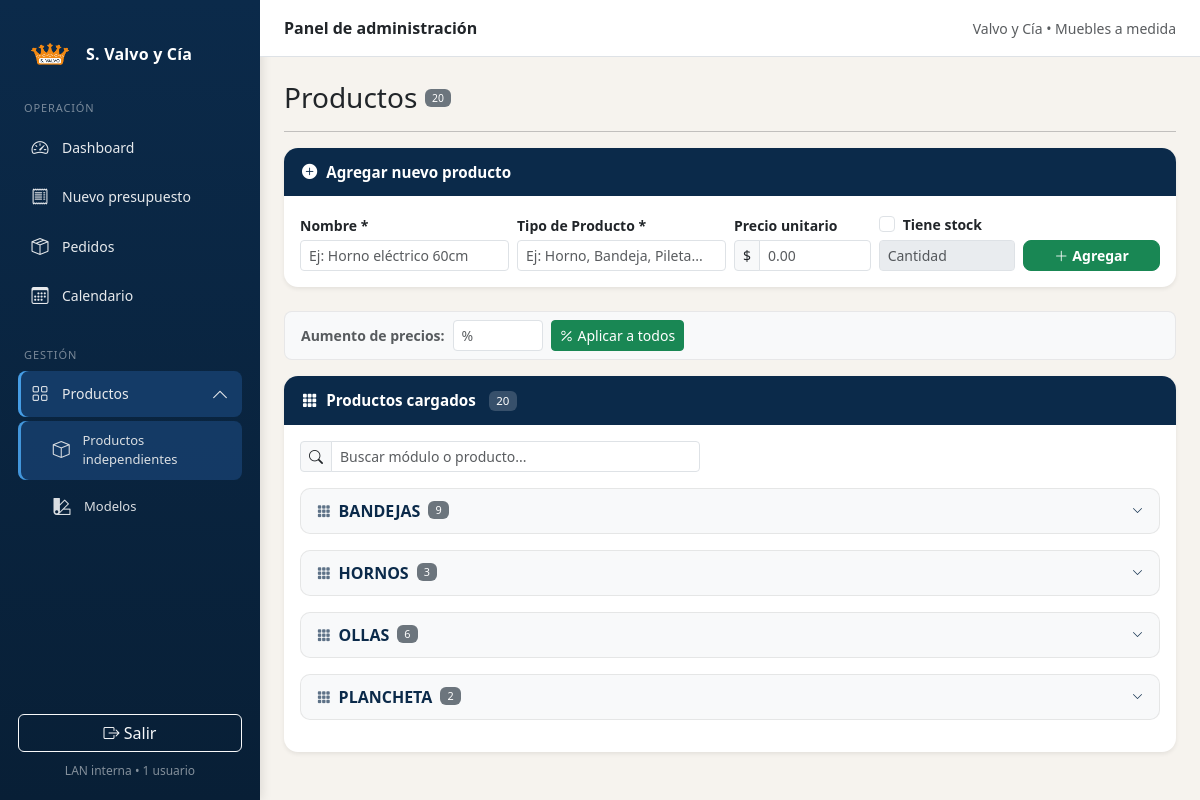
The app's page /productos (signed in) with its own data.
### app/models.py (models this page shows)
class Producto(db.Model):
    id = db.Column(db.Integer, primary_key=True)
    nombre = db.Column(db.String(100))
    tipo = db.Column(db.String(100))
    precio = db.Column(db.Float)
    stock = db.Column(db.Integer, nullable=True)

### app/routes.py (the view)
    @app.get("/productos")
    @login_required
    def productos():
        items = Producto.query.order_by(Producto.nombre.asc()).all()
        return render_template("productos.html", productos=items)

### app/models.py (called while the page is built)
@login_manager.user_loader
def load_user(user_id):
    return User.query.get(int(user_id))

### app/templates/productos.html (shortened to what this page needs)
{% extends "base.html" %}
{% block extra_css %}
<link rel="stylesheet" href="{{ url_for('static', filename='css/productos.css') }}">
{% endblock %}
{% block content %}
<div class="d-flex align-items-center justify-content-between mb-3">
  <h3 class="mb-0 d-flex align-items-center gap-2">
    Productos
    <span class="badge bg-secondary fw-normal" style="font-size:.65rem;vertical-align:middle;">
      {{ productos|length }}
    </span>
  </h3>
</div>
<hr class="mb-3">
<div class="card mb-4 border-0 shadow-sm" style="border-radius:14px;overflow:hidden;">
  <div style="background:#0b2a4a;color:#fff;padding:13px 18px;display:flex;align-items:center;gap:9px;font-weight:700;font-size:.95rem;">
    <i class="bi bi-plus-circle-fill"></i>
    Agregar nuevo producto
  </div>
  <div class="card-body py-3">
    <form method="post" action="/productos" class="row g-2 align-items-end">
      <div class="col-md-3">
        <label class="form-label small fw-semibold mb-1">Nombre *</label>
        <input class="form-control form-control-sm" name="nombre" placeholder="Ej: Horno eléctrico 60cm" required>
      </div>
      <div class="col-md-3">
        <label class="form-label small fw-semibold mb-1">Tipo de Producto *</label>
        <input class="form-control form-control-sm" name="tipo" placeholder="Ej: Horno, Bandeja, Pileta..." required>
      </div>
      <div class="col-md-2">
        <label class="form-label small fw-semibold mb-1">Precio unitario</label>
        <div class="input-group input-group-sm">
          <span class="input-group-text">$</span>
          <input class="form-control" name="precio" placeholder="0.00" type="number" step="0.01" min="0">
        </div>
      </div>
      <div class="col-md-2">
        <div class="form-check mb-1">
          <input class="form-check-input" type="checkbox" name="tiene_stock" id="checkStockForm">
          <label class="form-check-label small fw-semibold" for="checkStockForm">Tiene stock</label>
        </div>
        <input class="form-control form-control-sm" type="number" name="stock" id="inputStockForm"
               placeholder="Cantidad" min="0" disabled>
      </div>
      <div class="col-md-2 d-flex align-items-end">
        <button class="btn btn-success btn-sm w-100 fw-bold" style="border-radius:8px;">
          <i class="bi bi-plus-lg me-1"></i>Agregar
        </button>
      </div>
    </form>
  </div>
</div>
{% if productos %}
<div class="d-flex align-items-center gap-3 flex-wrap mb-3 px-3 py-2 rounded-3"
     style="background:#f8f9fa;border:1px solid rgba(0,0,0,.07);">
  <div class="d-flex align-items-center gap-2">
    <label class="form-label small fw-semibold mb-0 text-muted">Aumento de precios:</label>
    <input type="number" step="0.1" id="inputPctProd" class="form-control form-control-sm"
           placeholder="%" style="width:90px;">
    <button type="button" id="btnAplicarPctProd" class="btn btn-sm btn-success">
      <i class="bi bi-percent me-1"></i>Aplicar a todos
    </button>
  </div>
</div>
<div class="card border-0 shadow-sm mb-4" style="border-radius:14px;overflow:hidden;">
  <div style="background:#0b2a4a;color:#fff;padding:13px 18px;display:flex;align-items:center;gap:9px;font-weight:700;font-size:.95rem;">
    <i class="bi bi-grid-3x3-gap-fill"></i>
    Productos cargados
    <span class="badge ms-1 fw-normal" style="background:rgba(255,255,255,.18);font-size:.72rem;">
      {{ productos|length }}
    </span>
  </div>
  <div class="card-body p-3">
    <div class="mb-3" style="max-width:400px;">
      <div class="input-group input-group-sm">
        <span class="input-group-text"><i class="bi bi-search"></i></span>
        <input type="text" id="filtroProd" class="form-control" placeholder="Buscar módulo o producto...">
      </div>
    </div>
    {% for tipo, grupo in productos | groupby('tipo') %}
    <div class="module-group mb-3" data-grupo="{{ tipo | lower }}">
      <button class="btn w-100 text-start module-toggle mb-2" type="button"
              data-bs-toggle="collapse"
              data-bs-target="#module{{ loop.index }}"
              aria-expanded="false"
              aria-controls="module{{ loop.index }}">
        <i class="bi bi-grid-3x3-gap-fill" style="font-size:.85rem;opacity:.65;"></i>
        <span>{{ tipo }}</span>
        <span class="badge bg-secondary fw-normal" style="font-size:.68rem;font-weight:600;">{{ grupo | length }}</span>
        <i class="bi bi-chevron-down module-chevron"></i>
      </button>
    </div>
    {% endfor %}
  </div>
</div>
{% else %}
<div class="text-center py-5 text-muted">
  <i class="bi bi-box-seam" style="font-size:3rem;opacity:.2;display:block;margin-bottom:12px;"></i>
  <div class="fw-semibold mb-1">No hay productos cargados todavía.</div>
  <div class="small">Usá el formulario de arriba para agregar el primero.</div>
</div>
{% endif %}
{% endblock %}

### app/static/css/productos.css (style rules this page uses)
.module-toggle { background: #f8f9fa; border: 1px solid rgba(0, 0, 0, .08); border-radius: 10px; padding: 10px 16px; color: #0b2a4a; font-weight: 700; transition: background .15s, border-color .15s; display: flex; align-items: center; gap: 8px; cursor: pointer; }
.module-chevron { font-size: 11px; margin-left: auto; transition: transform .2s ease; }

### records on screen
Producto: tipo "BANDEJAS", grupo "9"
Producto: tipo "HORNOS", grupo "3"
Producto: tipo "OLLAS", grupo "6"
Producto: tipo "PLANCHETA", grupo "2"

### other values on screen
{{ productos|length }} "20"
